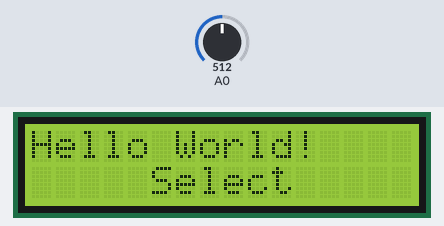
A sketch run on a simulated Arduino Uno, built with avr-gcc and run on an emulated ATmega328P. Parts: 16×2 character LCD. The inputs (shaded band) are chosen by the test bench; at power-on: A0 = 512.

Above: at 1.2 s.
1.3 s: A0 set to 490
At 1.8 s:
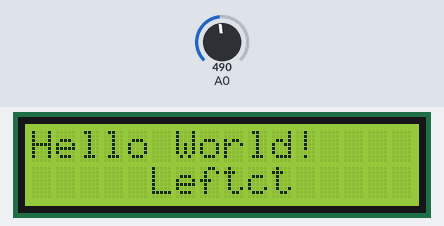
2.8 s: A0 set to 290
At 4.0 s:
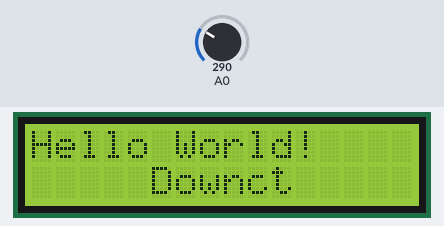
4.3 s: A0 set to 140
At 5.2 s:
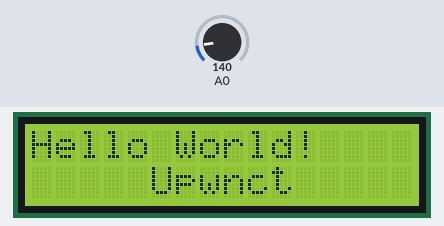
5.8 s: A0 set to 40
At 6.4 s:
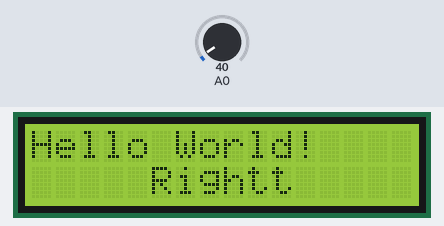
7.3 s: A0 set to 60
At 7.6 s:
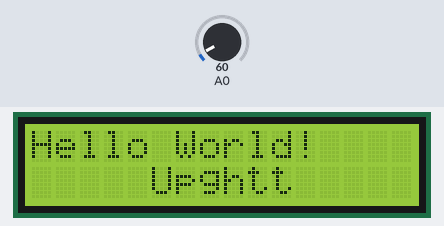
8.8 s: A0 set to 160
At 9.9 s:
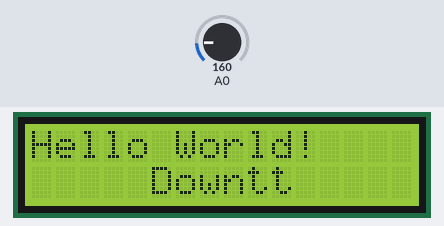
Timing chart, 0 to 11.3 s (numbered marks = the images above; inputs shaded):
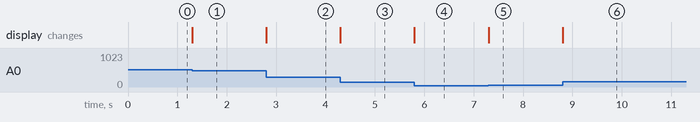

The sketch:

arduino-lcd1602-keypad-shield.ino
```cpp
#include <LiquidCrystal.h>

LiquidCrystal lcd(8, 9, 4, 5, 6, 7);
int lcdButton = A0;

void setup()
{
  lcd.begin(16, 2);
  Serial.begin(9600);
}


void loop()
{
    lcd.setCursor(0, 0);
    lcd.print("Hello World!");
    lcdButton = analogRead(A0);
    if (lcdButton >= 500 && lcdButton <= 750) {
      lcd.setCursor(5, 1);
      lcd.print("Select");

    } else if (lcdButton >= 50 && lcdButton <= 150) {
      lcd.setCursor(5, 1);
      lcd.print("Up");
    } else if (lcdButton >= 150 && lcdButton <= 300) {
      lcd.setCursor(5, 1);
      lcd.print("Down");
    } else if (lcdButton >= 300 && lcdButton <= 500) {
      lcd.setCursor(5, 1);
      lcd.print("Left");
    } else if (lcdButton >= 0 && lcdButton <= 50) {
      lcd.setCursor(5, 1);
      lcd.print("Right");
    }
}
```

Measured:
- after the input at 1.3 s, the display: changes at once (image 1)
- after the input at 2.8 s, the display: changes at once (image 2)
- after the input at 4.3 s, the display: changes at once (image 3)
- after the input at 5.8 s, the display: changes at once (image 4)
- after the input at 7.3 s, the display: changes at once (image 5)
- after the input at 8.8 s, the display: changes at once (image 6)
